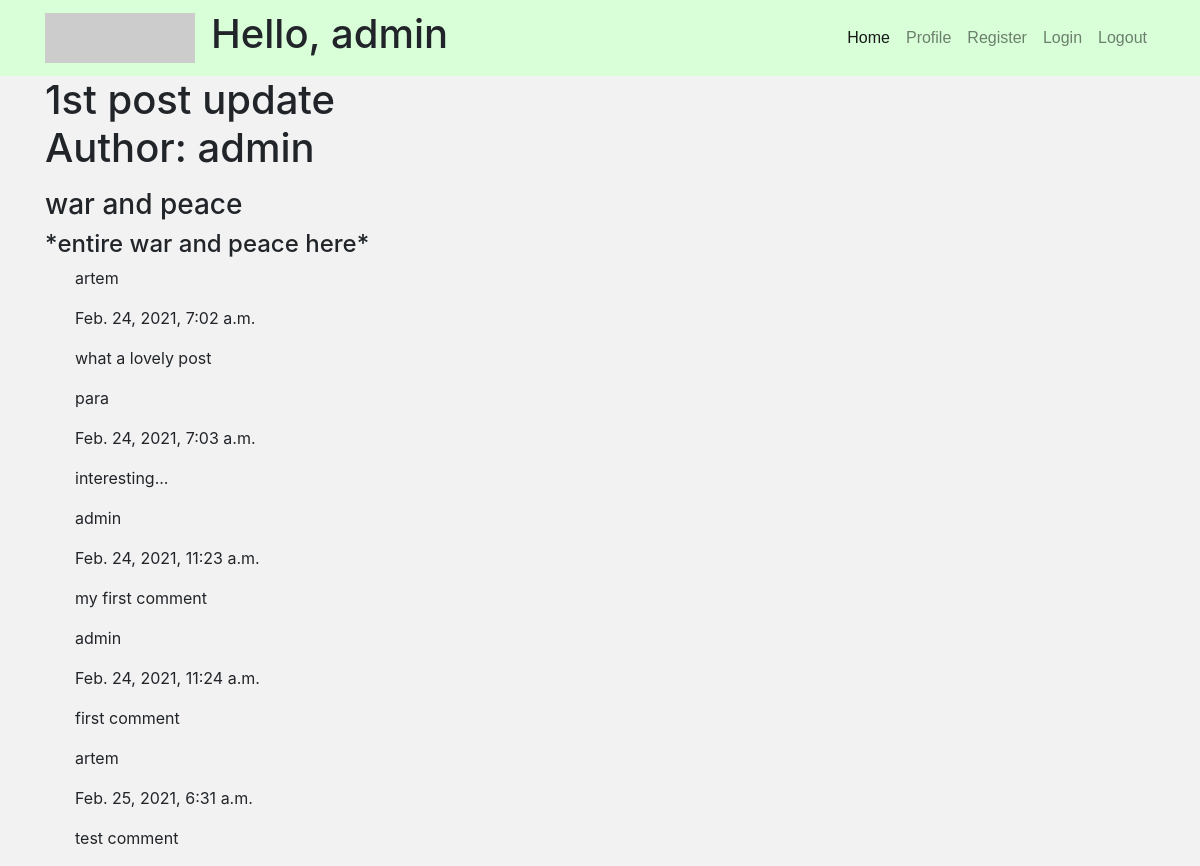
/blog/post/1 (signed in), run on the app's committed database.
### BlogApp/models.py (models this page shows, shortened)
class Post(models.Model):
    name = models.CharField(max_length=200, default='Untitled')
    creation_date = models.DateTimeField(auto_now_add=True, null=True)
    text = models.TextField()
    description = models.TextField(max_length=200)
    user = models.ForeignKey(Guest, on_delete=models.SET_NULL, null=True)

class Guest(models.Model):
    user = models.OneToOneField(User, null=True, blank=True, on_delete=models.CASCADE)
    name = models.CharField(max_length=200, null=True)  # should be unique
    date_created = models.DateTimeField(auto_now_add=True, null=True)
    email = models.EmailField(default='example@blog.com')  # can't change
    phone = models.IntegerField(blank=True, default=111111)
    profile_picture = models.ImageField(null=True, blank=True)
    skype = models.CharField(max_length=50, null=True, blank=True)
    def __str__(self):
        return self.name

class Comment(models.Model):
    author = models.ForeignKey(Guest, on_delete=models.CASCADE)
    text = models.TextField()
    publication_date = models.DateTimeField(auto_now_add=True, null=True)
    post = models.ForeignKey(Post, on_delete=models.CASCADE)

### BlogApp/views.py (the view)
# urls.py: path('post/<str:pk>', views.post_page, name='post'),
@login_required(login_url='Blog:login')
def post_page(request, pk):
    post = Post.objects.get(id=pk)
    comments = Comment.objects.filter(post=post)
    context = {'post': post, 'comments': comments}
    return render(request, 'Blog/post.html', context)

### templates/Blog/post.html (shortened to what this page needs)
{% extends 'Blog/base.html' %}
{% block content %}
<h1><span>{{ post.name }} <p>Author: {{ post.user }}</p> </span></h1>
<h3>{{ post.description }}</h3>
<h4>{{ post.text }}</h4>
<div class="container">
    {% for comment in comments %}
    <div class="container">
        <p>{{comment.author}}</p>
        <p>{{comment.publication_date}}</p>
        <p>{{comment.text}}</p>
    </div>
    {% endfor %}
</div>
{% endblock %}

### templates/Blog/base.html (shortened to what this page needs)
<!DOCTYPE html>
{% load static %}
<html lang="en">
<head>
        <link rel="stylesheet"
          href="https://stackpath.bootstrapcdn.com/bootstrap/4.3.1/css/bootstrap.min.css"
>
        <link rel="stylesheet"
              type="text/css"
              href="{% static 'css/main.css' %}">
</head>
<body>
<nav class="navbar navbar-expand-lg navbar-light static-top"
  style="background-color: #d9ffd9;">
  <div class="container">
    <a class="navbar-brand" href="#">
          <img src="http://placehold.it/150x50?text=Logo" alt="">
        </a>
    <div class="collapse navbar-collapse" id="navbarResponsive">
        <h1>Hello, {{ request.user }} </h1>
      <ul class="navbar-nav ml-auto">
        <li class="nav-item active">
          <a class="nav-link" href="{% url 'Blog:home' %}">Home
              </a>
        </li>
        <li class="nav-item">
          <a class="nav-link" href="{% url 'Blog:profile' user %}">Profile</a>
        </li>
        <li class="nav-item">
          <a class="nav-link" href="{% url 'Blog:register' %}">Register</a>
        </li>
        <li class="nav-item">
          <a class="nav-link" href="{% url 'Blog:login' %}">Login</a>
        </li>
        <li class="nav-item">
          <a class="nav-link" href="{% url 'Blog:logout' %}">Logout</a>
        </li>
      </ul>
    </div>
  </div>
</nav>
<div class="container">
  {% block content %}
  {% endblock %}
</div>
</body>
</html>

### static/css/main.css (style rules this page uses)
body { background-color: #f2f2f2; }
a { font-family: Arial, Helvetica, sans-serif; color: black; }

### data on the page
Post: name "1st post update", user "admin", description "war and peace", text "*entire war and peace here*"
Comment: author "artem", publication_date "Feb. 24, 2021, 7:02 a.m.", text "what a lovely post"
Comment: author "para", publication_date "Feb. 24, 2021, 7:03 a.m.", text "interesting..."
Comment: author "admin", publication_date "Feb. 24, 2021, 11:23 a.m.", text "my first comment"
Comment: author "admin", publication_date "Feb. 24, 2021, 11:24 a.m.", text "first comment"
Comment: author "artem", publication_date "Feb. 25, 2021, 6:31 a.m.", text "test comment"

### other printed values
{{ request.user }} "admin"
